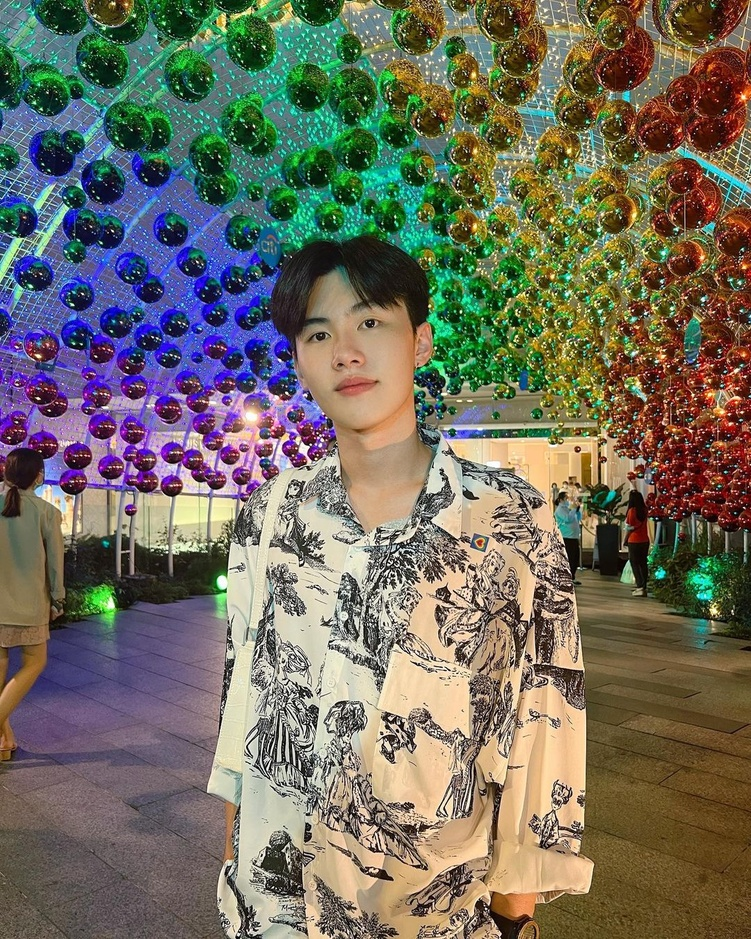
#> input picture Lab Histogram/prom.jpg, 751 x 939 px, shrunk from 1080 x 1350 before the run, found by its file name
$ python h2.py
#> lines starting #> are read from the running program, lines starting #| are printed output that depends on the picture
import numpy as np
import cv2
from matplotlib import pyplot as plt

image = cv2.imread('Lab Histogram/prom.jpg', 0)
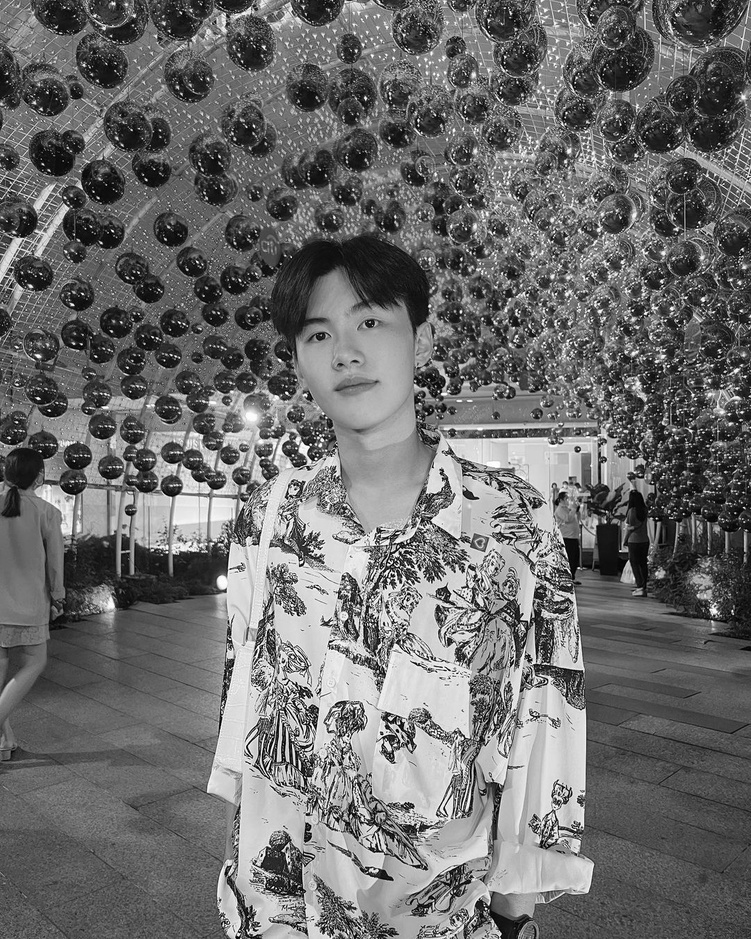
#> image: shape (939, 751); min 0, max 255, mean 108.3

dimensions = image.size
#> dimensions = 705189

plt.hist(image.ravel()/dimensions)
plt.show()
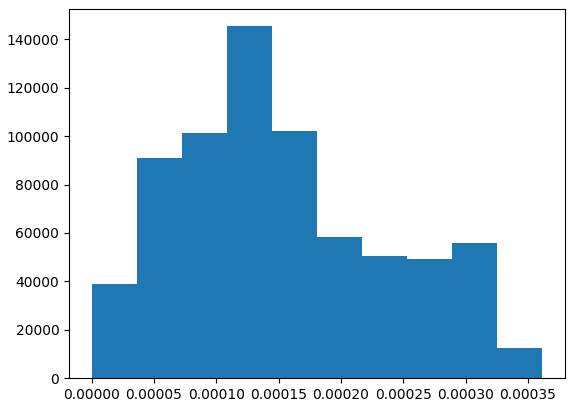
#> figure drawn by matplotlib, 1 panel; tallest bar 145422 high, from x = 0.000108 to 0.000145

$ run again, with Lab Histogram/dunk.jpg copied over Lab Histogram/prom.jpg
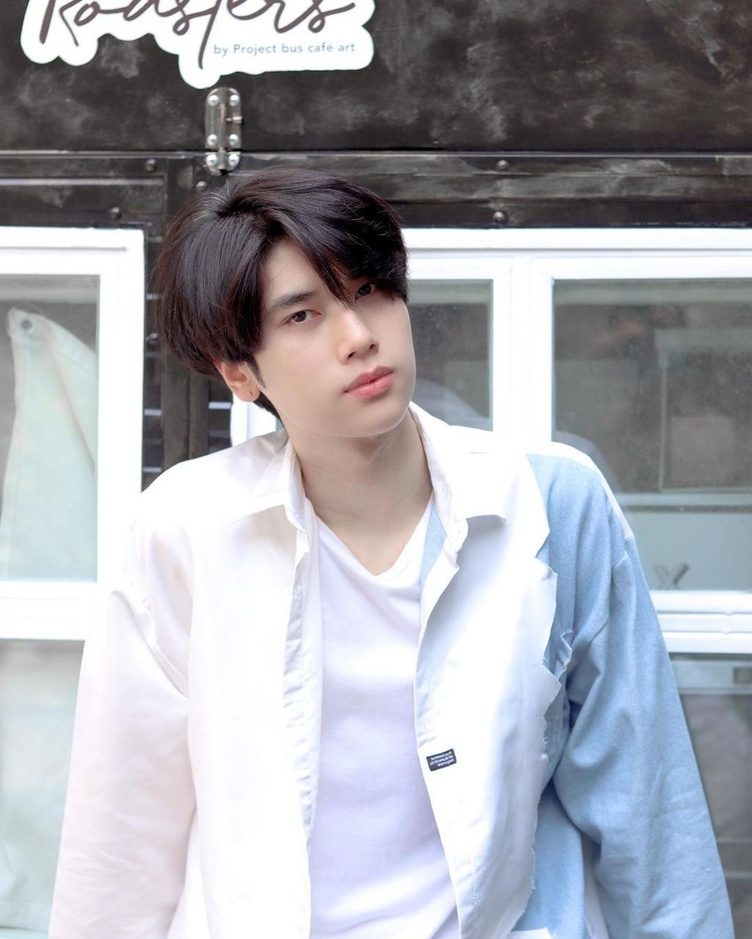
#> input picture Lab Histogram/dunk.jpg, 752 x 939 px, shrunk from 1025 x 1280 before the run, found by its file name
#> `image = cv2.imread('Lab Histogram/prom.jpg', 0)`:
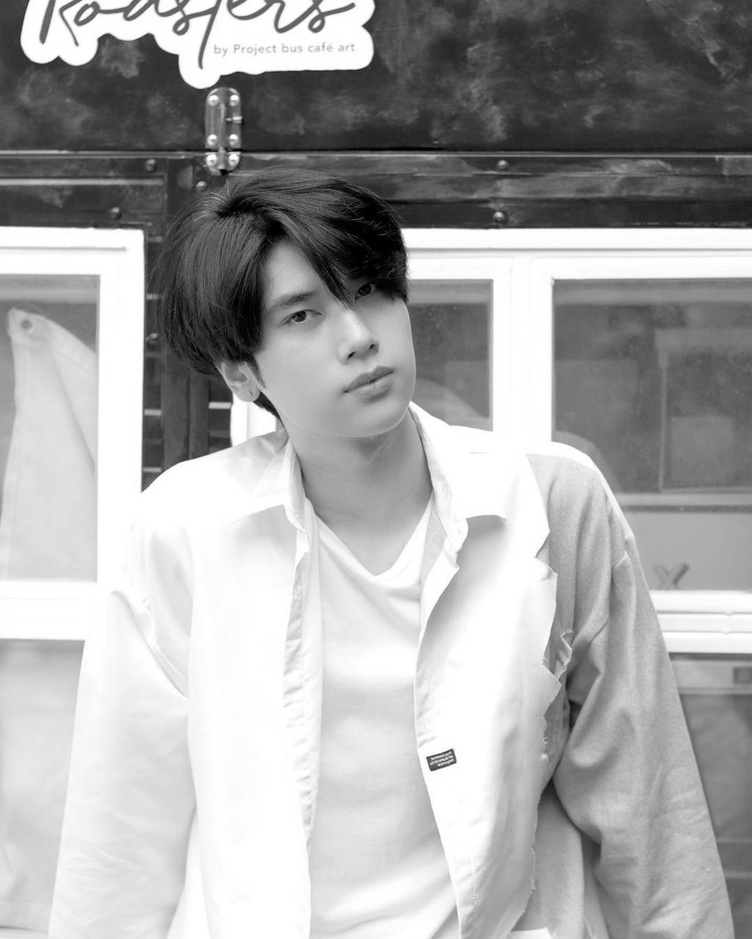
#> image: shape (939, 752); min 0, max 255, mean 167.6
#> `plt.show()`:
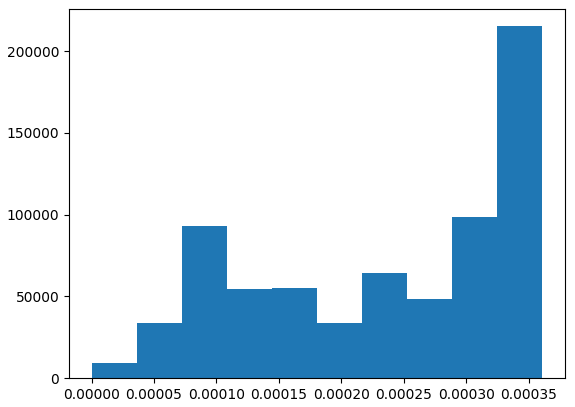
#> figure drawn by matplotlib, 1 panel; tallest bar 215303 high, from x = 0.000325 to 0.000361
